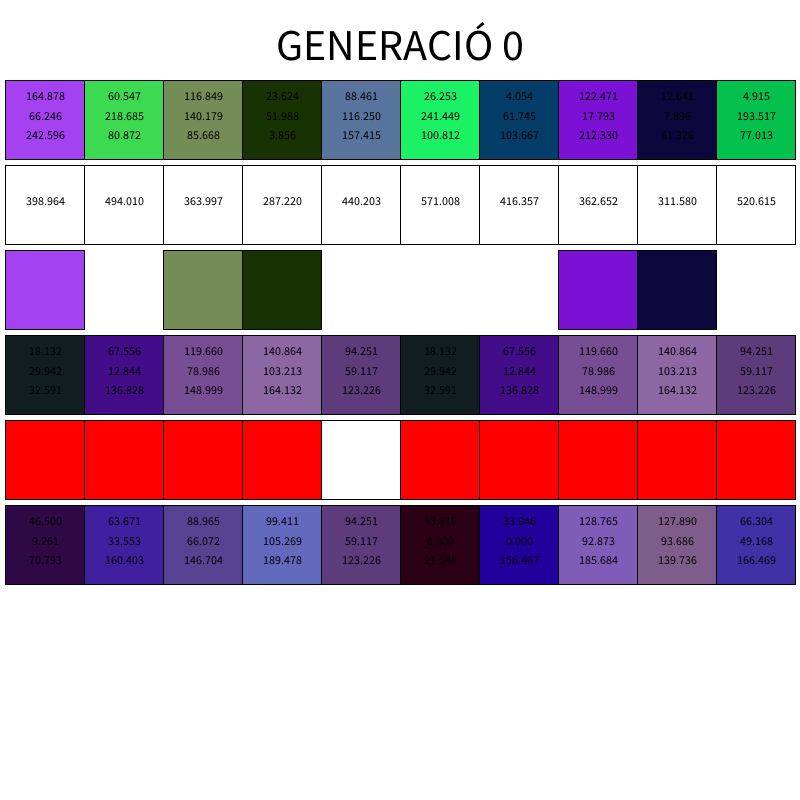
Frame 1 (no input)
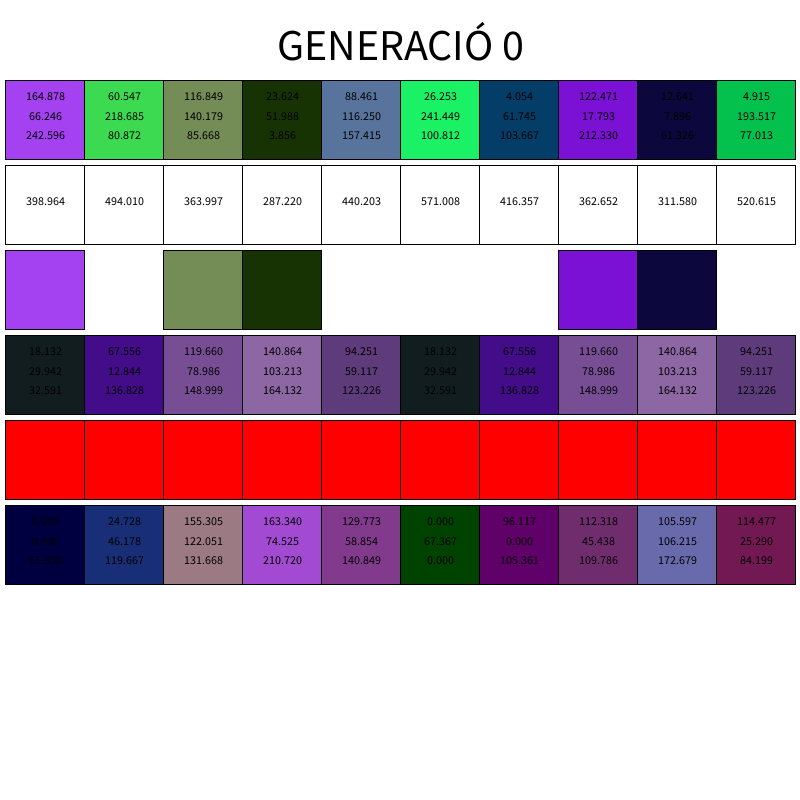
Frame 2 (the mouse pressed at the canvas centre, redrawn once)

The Processing sketch that drew these frames (run headless with seeded random() and noise(); the mouse was pressed at the canvas centre and the sketch redrawn once):

// Processing sketch: genetic01
// ── genetic01.pde

int numColors = 10;
int generacio = 0;
int numSelecs = 5;
float tasaMutacio = 0.75;
Color[] poblacio;
Color[] childhood;

float[] avaluacio;
int[] posMillors;
Color[] millors;
Color[] creuats;
boolean[] mutats;

float wItem;
boolean acabar = false;
Color desti;

void setup(){
  size(800, 800);
  desti = new Color(255, 0, 0);
  init(numColors);
}

void draw(){
  avalua();
  if(acabar){ 
    noLoop(); 
  }
  else {
    selecciona();
    creua();
    muta();
  }
  display();
}

// Inicialitza la Població
void init(int num){
  poblacio = new Color[num];
  for(int i=0; i<poblacio.length; i++){
    poblacio[i] = new Color();
  }
  
  wItem = (width - 10) / (float)poblacio.length;
  
  childhood = new Color[num];
}

// Avalua la Població
void avalua(){
  avaluacio = new float[poblacio.length];
  for(int i=0; i<avaluacio.length; i++){
    avaluacio[i] = poblacio[i].distance(desti);
  }
}

// Selecciona
void selecciona(){
  posMillors = posicioMillors(numSelecs);
  millors = new Color[numSelecs];
  for(int i=0; i<millors.length; i++){
    millors[i] = poblacio[posMillors[i]];
  }
}

void creua(){
  creuats = new Color[poblacio.length];
  for(int i=0; i<creuats.length; i++){
    Color c1 = millors[i%millors.length];
    Color c2 = millors[(i+1)%millors.length];
    creuats[i] = c1.creua(c2);
  }
}

void muta(){
  mutats = new boolean[poblacio.length];
  childhood = new Color[poblacio.length];
  for(int i=0; i<poblacio.length; i++){
    float r = random(1);
    if(r<tasaMutacio){
      mutats[i] = true;
      childhood[i] = creuats[i].muta();
    }
    else {
      mutats[i] = false;
      childhood[i] = creuats[i];
    }
  }
}

// Posició del millor
int posicioMillor(){
  float bestAval = Float.MAX_VALUE;
  int bestPos = -1;
  for(int i=0; i<avaluacio.length; i++){
    if(avaluacio[i] < bestAval){
    bestAval = avaluacio[i];
    bestPos = i;
    }
  }
  return bestPos;
}

int posicioMillor(int[] exclou){
  float bestAval = Float.MAX_VALUE;
  int bestPos = -1;
  for(int i=0; i<avaluacio.length; i++){
    if(avaluacio[i] < bestAval && 
       !hiEs(i, exclou)){
    bestAval = avaluacio[i];
    bestPos = i;
    }
  }
  return bestPos;
}

int[] posicioMillors(int n){
  
  int[] posicions = new int[n];
  for(int i=0; i<n; i++){
    posicions[i] = -1;
  }
  
  for(int t=0; t<n; t++){
    int p = posicioMillor(posicions);
    posicions[t] = p;
  }
  
  return posicions;
}

boolean hiEs(int value, int[] array){
  for(int i=0; i<array.length; i++){
    if(array[i]==value){
      return true;
    }
  }
  return false;
}

void display(){
  background(255);
  fill(0); textSize(44); textAlign(CENTER);
  text("GENERACIÓ "+generacio, width/2, 60);
  
  displayColors(poblacio, 80);
  displayAvaluacio(165);
  displayMillors(250);
  displayColors(creuats, 335);
  displayMutats(420);
  displayColors(childhood, 505);
  noLoop();
}

void displayColors(Color[] array, float y){
  for(int i=0; i<array.length; i++){
    array[i].display(i*wItem + 5 + wItem/2, y + wItem/2, wItem);
  }
}

void displayAvaluacio(float y){
  for(int i=0; i<avaluacio.length; i++){
    fill(0);
    rectMode(CORNER); fill(255);
    rect(i*wItem + 5, y, wItem, wItem);
    textAlign(CENTER); fill(0); textSize(12);
    text(avaluacio[i], i*wItem + 5 + wItem/2, y + wItem/2);
  }
}

void displayMillors(float y){
  for(int i=0; i<millors.length; i++){
    Color c = millors[i];
    float n = (float)posMillors[i];
    fill(c.getColor()); rectMode(CORNER);
    rect(n*wItem + 5, y, wItem, wItem);
  }
}

void displayMutats(float y){
  for(int i=0; i<mutats.length; i++){
    color c = mutats[i] ? color(255,0,0) : color(255);
    fill(c); rectMode(CORNER);
    rect(i*wItem + 5, y, wItem, wItem);
  }
}

// ── Color.pde
class Color{
  
 float[] cromosoma;
 
 Color(float r, float g, float b){
   
   cromosoma = new float[3];
   
   cromosoma[0] = r;  // Gen R
   cromosoma[1] = g;  // Gen G
   cromosoma[2] = b;  // Gen B
 }
 
 Color(){
   this(random(255), random(255), random(255));
 }
 
 float distance(Color altre){
   float distR = abs(this.cromosoma[0] - altre.cromosoma[0]);
   float distG = abs(this.cromosoma[1] - altre.cromosoma[1]);
   float distB = abs(this.cromosoma[2] - altre.cromosoma[2]);
   return distR + distG +distB;
 }
 
 Color creua(Color altre){
   float cR = (this.cromosoma[0] + altre.cromosoma[0]) / 2;
   float cG = (this.cromosoma[1] + altre.cromosoma[1]) / 2;
   float cB = (this.cromosoma[2] + altre.cromosoma[2]) / 2;
   return new Color(cR, cG, cB);
 }
 
 color getColor(){
   return color(this.cromosoma[0], this.cromosoma[1], this.cromosoma[2]);
 }
 
 void display(float x, float y, float s){
   pushStyle();
   fill(this.getColor());
   rectMode(CENTER);
   rect(x, y, s, s);
   fill(0); textAlign(CENTER); textSize(12);
   text(this.cromosoma[0], x, y - s/4);
   text(this.cromosoma[1], x, y - 0);
   text(this.cromosoma[2], x, y + s/4);
   popStyle();
 }
 
 Color muta(){
   float mR = constrain(this.cromosoma[0] + random(-50, 50), 0, 255);;
   float mG = constrain(this.cromosoma[1] + random(-50, 50), 0, 255);;
   float mB = constrain(this.cromosoma[2] + random(-50, 50), 0, 255);;
   return new Color(mR, mG, mB);
 }
 
}
